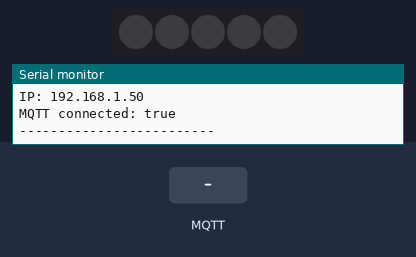
Recording of a sketch running on a simulated ESP8266 (NodeMCU). Parts: 5 RGB LEDs in strip order, left to right, the last lines printed to the serial monitor. The inputs (shaded band) are chosen by the test bench. Dim RGB values are drawn brighter than linear; WiFi joins after 1.5 s; servers stay silent unless stated; random numbers use the default seed unless the sketch sets one; no MQTT or app messages arrive unless stated.

Above: at 3.3 s.
3.4 s: MQTT message "1" arrives on the first subscribed topic
At 3.9 s:
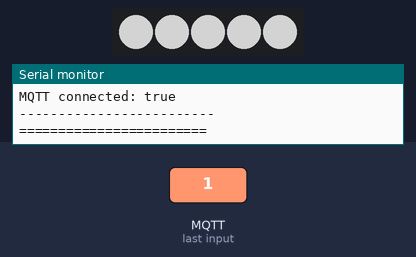
4.9 s: MQTT message "1" arrives on the second subscribed topic
At 6.1 s:
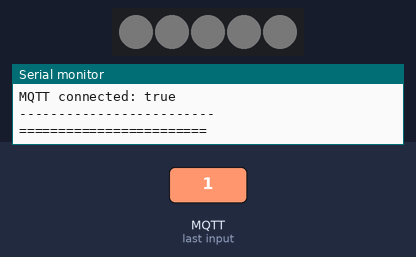
6.4 s: MQTT message "0" arrives on the second subscribed topic
At 7.2 s:
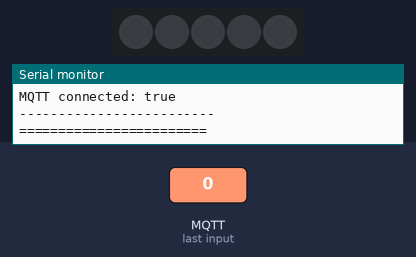
Timing chart, 0 to 9.4 s (numbered marks = the images above; inputs shaded):
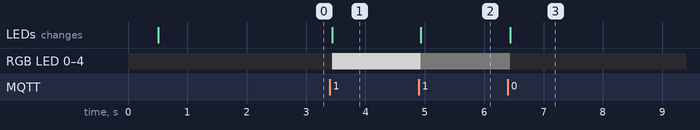

Measured:
- after the input at 3.4 s, RGB LED 0–4: off → RGB(127, 127, 127) at once; the LEDs: change at once (image 1)
- after the input at 4.9 s, RGB LED 0–4: RGB(127, 127, 127) → RGB(2, 2, 2) at once; the LEDs: change at once (image 2)
- after the input at 6.4 s, RGB LED 0–4: RGB(2, 2, 2) → off at once; the LEDs: change at once (image 3)

The sketch:

MQTT_simple.ino
```cpp
#include <ESP8266WiFi.h>
#include <PubSubClient.h>
#include <FastLED.h>

const char* ssid = "Test";
const char* password = "12345678";

// =======================
// MQTT WQTT
// =======================
const char* mqtt_server = "m6.wqtt.ru";
const int mqtt_port = 19940;
const char* mqtt_user = "u_KXTXIO";
const char* mqtt_password = "FJnWhAFR";

// =======================
// MQTT топики WQTT
// =======================
// WQTT выключатель питания:
// Топик управления: lampa
// Топик состояния: state
// Команда включить: 1
// Команда выключить: 0

const char* TOPIC_POWER  = "lampa";
const char* TOPIC_STATE  = "state";
const char* TOPIC_BRIGHT = "lampa/brig";
const char* TOPIC_COLOR  = "lampa/color";

// =======================
// LED лента
// =======================
#define DATA_PIN D3
#define LED_COUNT 5
#define LED_TYPE WS2812B
#define COLOR_ORDER GRB

CRGB leds[LED_COUNT];

// =======================
// Состояние ленты
// =======================
bool led_on = false;
int led_brig = 50;              // 0...100
String led_color = "#FFFFFF";   // HEX

WiFiClient espClient;
PubSubClient client(espClient);

// =======================
// Печать состояния
// =======================
void printCurrentState() {
  Serial.println("----- CURRENT STATE -----");
  Serial.print("led_on: ");
  Serial.println(led_on ? "true" : "false");

  Serial.print("led_brig: ");
  Serial.println(led_brig);

  Serial.print("led_color: ");
  Serial.println(led_color);

  Serial.print("WiFi status: ");
  Serial.println(WiFi.status());

  Serial.print("IP: ");
  Serial.println(WiFi.localIP());

  Serial.print("MQTT connected: ");
  Serial.println(client.connected() ? "true" : "false");
  Serial.println("-------------------------");
}

// =======================
// Установка всей ленты
// =======================
void setAll(byte r, byte g, byte b) {
  Serial.print("setAll raw RGB: ");
  Serial.print(r);
  Serial.print(", ");
  Serial.print(g);
  Serial.print(", ");
  Serial.println(b);

  r = r * led_brig / 100;
  g = g * led_brig / 100;
  b = b * led_brig / 100;

  Serial.print("setAll brightness RGB: ");
  Serial.print(r);
  Serial.print(", ");
  Serial.print(g);
  Serial.print(", ");
  Serial.println(b);

  for (int i = 0; i < LED_COUNT; i++) {
    leds[i] = CRGB(r, g, b);
  }

  FastLED.show();
  Serial.println("FastLED.show() done");
}

// =======================
// Применить состояние ленты
// =======================
void updateLed() {
  Serial.println("updateLed()");

  if (!led_on) {
    Serial.println("LED state: OFF");
    setAll(0, 0, 0);
    return;
  }

  Serial.println("LED state: ON");

  if (led_color.length() != 7 || led_color[0] != '#') {
    Serial.println("Wrong led_color format, fallback to #FFFFFF");
    led_color = "#FFFFFF";
  }

  long color = strtol(led_color.substring(1).c_str(), NULL, 16);

  byte r = (color >> 16) & 0xFF;
  byte g = (color >> 8) & 0xFF;
  byte b = color & 0xFF;

  Serial.print("Parsed color RGB: ");
  Serial.print(r);
  Serial.print(", ");
  Serial.print(g);
  Serial.print(", ");
  Serial.println(b);

  setAll(r, g, b);
}

// =======================
// Публикация состояния обратно в WQTT
// =======================
void publishState() {
  Serial.println("publishState()");

  if (client.connected()) {
    bool ok = client.publish(TOPIC_STATE, led_on ? "1" : "0", true);

    Serial.print("Publish topic: ");
    Serial.println(TOPIC_STATE);

    Serial.print("Publish payload: ");
    Serial.println(led_on ? "1" : "0");

    Serial.print("Publish result: ");
    Serial.println(ok ? "OK" : "FAILED");
  } else {
    Serial.println("Publish skipped: MQTT not connected");
  }
}

// =======================
// Подключение к Wi-Fi
// =======================
void setup_wifi() {
  delay(100);

  Serial.println();
  Serial.println("===== WIFI SETUP =====");
  Serial.print("SSID: ");
  Serial.println(ssid);

  WiFi.mode(WIFI_STA);
  WiFi.begin(ssid, password);

  int attempts = 0;

  while (WiFi.status() != WL_CONNECTED) {
    delay(500);
    Serial.print(".");
    attempts++;

    if (attempts % 10 == 0) {
      Serial.println();
      Serial.print("WiFi status: ");
      Serial.println(WiFi.status());
    }

    if (attempts > 60) {
      Serial.println();
      Serial.println("Wi-Fi connection timeout. Restarting...");
      ESP.restart();
    }
  }

  Serial.println();
  Serial.println("Wi-Fi connected");
  Serial.print("IP: ");
  Serial.println(WiFi.localIP());
}

// =======================
// Обработка входящих MQTT сообщений
// =======================
void callback(char* topic, byte* payload, unsigned int length) {
  Serial.println();
  Serial.println("===== MQTT MESSAGE =====");

  String topicStr = String(topic);
  String msg = "";

  for (unsigned int i = 0; i < length; i++) {
    msg += (char)payload[i];
  }

  msg.trim();

  Serial.print("Topic: ");
  Serial.println(topicStr);

  Serial.print("Payload length: ");
  Serial.println(length);

  Serial.print("Payload: ");
  Serial.println(msg);

  // =======================
  // Включение / выключение
  // =======================
  if (topicStr == TOPIC_POWER) {
    Serial.println("Matched: TOPIC_POWER");

    if (msg == "1" || msg == "ON" || msg == "on" || msg == "true") {
      Serial.println("Command: POWER ON");
      led_on = true;
    } else if (msg == "0" || msg == "OFF" || msg == "off" || msg == "false") {
      Serial.println("Command: POWER OFF");
      led_on = false;
    } else {
      Serial.println("Unknown POWER command");
    }

    updateLed();
    publishState();
    printCurrentState();
  }

  // =======================
  // Яркость
  // =======================
  else if (topicStr == TOPIC_BRIGHT) {
    Serial.println("Matched: TOPIC_BRIGHT");

    int new_brig = msg.toInt();

    Serial.print("Received brightness: ");
    Serial.println(new_brig);

    if (new_brig < 0) new_brig = 0;
    if (new_brig > 100) new_brig = 100;

    led_brig = new_brig;

    Serial.print("Applied brightness: ");
    Serial.println(led_brig);

    updateLed();
    printCurrentState();
  }

  // =======================
  // Цвет
  // =======================
  else if (topicStr == TOPIC_COLOR) {
    Serial.println("Matched: TOPIC_COLOR");

    if (msg.length() == 7 && msg[0] == '#') {
      led_color = msg;

      Serial.print("Applied color: ");
      Serial.println(led_color);

      updateLed();
    } else {
      Serial.println("Wrong color format. Expected #RRGGBB");
    }

    printCurrentState();
  }

  else {
    Serial.println("Unknown topic");
  }

  Serial.println("========================");
}

// =======================
// Подключение к MQTT
// =======================
void reconnect() {
  while (!client.connected()) {

    if (WiFi.status() != WL_CONNECTED) {
      Serial.println("Wi-Fi lost. Reconnecting...");
      setup_wifi();
    }

    Serial.println();
    Serial.println("===== MQTT CONNECT =====");

    Serial.print("Server: ");
    Serial.println(mqtt_server);

    Serial.print("Port: ");
    Serial.println(mqtt_port);

    Serial.print("User: ");
    Serial.println(mqtt_user);

    Serial.print("WiFi status: ");
    Serial.println(WiFi.status());

    Serial.print("IP: ");
    Serial.println(WiFi.localIP());

    Serial.print("RSSI: ");
    Serial.println(WiFi.RSSI());

    String clientId = "ESP8266-";
    clientId += String(ESP.getChipId());
    clientId += "-";
    clientId += String(random(0xffff), HEX);

    Serial.print("Client ID: ");
    Serial.println(clientId);

    Serial.print("MQTT connecting... ");

    if (client.connect(clientId.c_str(), mqtt_user, mqtt_password)) {
      Serial.println("connected");

      bool s1 = client.subscribe(TOPIC_POWER);
      bool s2 = client.subscribe(TOPIC_BRIGHT);
      bool s3 = client.subscribe(TOPIC_COLOR);

      Serial.println("Subscribed:");
      Serial.print(TOPIC_POWER);
      Serial.print(" -> ");
      Serial.println(s1 ? "OK" : "FAILED");

      Serial.print(TOPIC_BRIGHT);
      Serial.print(" -> ");
      Serial.println(s2 ? "OK" : "FAILED");

      Serial.print(TOPIC_COLOR);
      Serial.print(" -> ");
      Serial.println(s3 ? "OK" : "FAILED");

      publishState();
      printCurrentState();

    } else {
      Serial.println("failed");

      Serial.print("MQTT rc: ");
      Serial.println(client.state());

      Serial.println("rc meanings:");
      Serial.println("-4 timeout");
      Serial.println("-3 connection lost");
      Serial.println("-2 connect failed");
      Serial.println("-1 disconnected");
      Serial.println(" 1 bad protocol");
      Serial.println(" 2 bad client id");
      Serial.println(" 3 server unavailable");
      Serial.println(" 4 bad user/pass");
      Serial.println(" 5 not authorized");

      Serial.println("Retry in 10 seconds...");
      Serial.println("========================");

      delay(10000);
    }
  }
}

// =======================
// SETUP
// =======================
void setup() {
  Serial.begin(115200);
  delay(500);

  Serial.println();
  Serial.println();
  Serial.println("================================");
  Serial.println("ESP8266 WQTT LED STRIP START");
  Serial.println("================================");

  Serial.print("Chip ID: ");
  Serial.println(ESP.getChipId());

  Serial.print("Flash chip size: ");
  Serial.println(ESP.getFlashChipSize());

  Serial.print("Free heap: ");
  Serial.println(ESP.getFreeHeap());

  randomSeed(ESP.getChipId() + micros());

  Serial.println("FastLED init...");
  FastLED.addLeds<LED_TYPE, DATA_PIN, COLOR_ORDER>(leds, LED_COUNT);
  FastLED.clear();
  FastLED.show();
  Serial.println("FastLED ready");

  setup_wifi();

  Serial.println("MQTT client setup...");
  client.setServer(mqtt_server, mqtt_port);
  client.setCallback(callback);
  client.setKeepAlive(30);
  client.setSocketTimeout(15);

  Serial.println("Setup done");
}

// =======================
// LOOP
// =======================
void loop() {
  if (!client.connected()) {
    reconnect();
  }

  client.loop();
}
```
